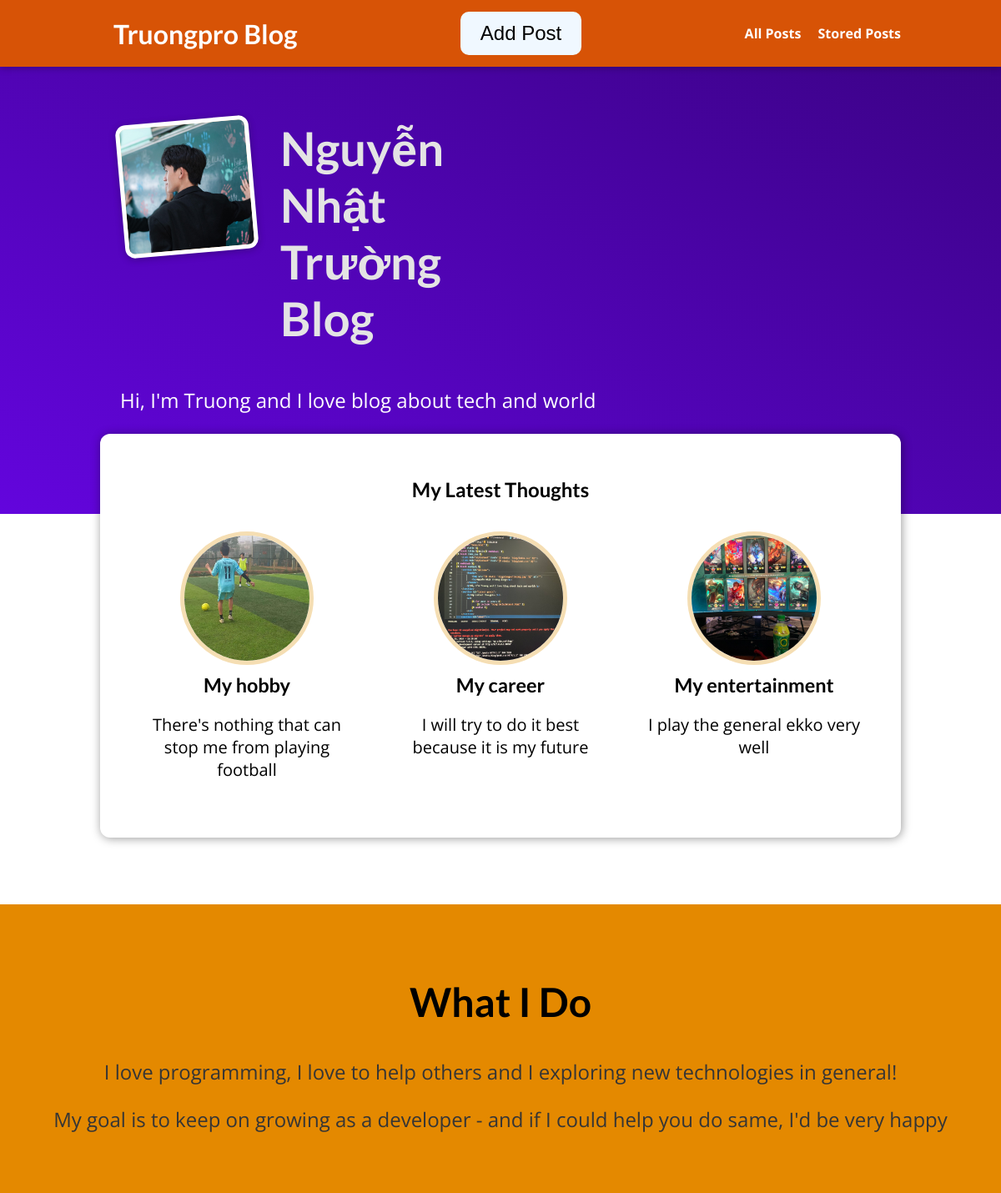
The page / on the database its author committed.
### Blog/models.py (models this page shows, shortened)
class Post(models.Model):
    title = models.CharField(max_length=150)
    excerpt = models.CharField(max_length=200)
    image = models.ImageField(upload_to='uploads',null=True)
    date = models.DateField(auto_now=True)
    slug = models.SlugField(unique=True,db_index=True,null=True)
    content = models.TextField(validators=[MinLengthValidator(10)])
    author = models.ForeignKey(Author,on_delete=models.SET_NULL,null=True,related_name='posts')
    tags = models.ManyToManyField(Tag)

### Blog/views.py (the view)
# urls.py: path("",views.StartPage.as_view(),name="start-page"),
class StartPage(ListView):
    template_name = 'blog/index.html'
    model = Post
    ordering = ['-date']
    context_object_name = 'posts'
    def get_queryset(self):
        query = super().get_queryset()
        data = query[:3]
        return data

### Blog/templates/blog/index.html (shortened to what this page needs)
{% extends "base.html" %}
{% load static %}
{% block link_css %}
    <link rel="stylesheet" href="{% static 'blog/index.css' %}"/>
    <link rel="stylesheet" href="{% static 'blog/post.css' %}"/>
{% endblock %}
{% block content %}
    <section id="welcome">
        <header>
            <img src="{% static 'blog\images\truong.jpg' %}" alt="">
            <h2>Nguyễn Nhật Trường Blog</h2>
        </header>
        <p>Hi, I'm Truong and I love blog about tech and world</p>
    </section>
    <section id="latest-posts">
        <h2>My Latest Thoughts</h2>
        <ul>
            {% for post in posts %}
                {% include "blog/include/post.html" %}
            {% endfor %}
        </ul>
    </section>
    <section id="about">
        <h2>What I Do</h2>
        <p>
            I love programming, I love to help others and I exploring new technologies in general!
        </p>
        <p>
            My goal is to keep on growing as a developer - and if I could help you do same, I'd be very happy
        </p>
    </section>
{% endblock  %}

### Blog/templates/blog/include/post.html
{% load static %}
<li>
    <article class="post">
        <a href="{% url 'post-detail-page' post.slug %}">
            <img src="{{post.image.url}}" alt="{{ post.title }}">
            <div class="post__content">
                <h3>{{ post.title }}</h3>
                <p>
                    {{ post.excerpt }}
                </p>
            </div>
        </a>
    </article>
</li>

### static/style.css (style rules this page uses)
* { box-sizing: border-box; }
html { font-family: 'Open Sans', 'Lato', sans-serif; }
body { margin: 0; }
h1, h2, h3 { font-family: 'Lato', sans-serif; font-weight: bold; }

### Blog/static/blog/index.css (style rules this page uses)
#welcome { background: linear-gradient(to right top, #6305dd, #390281); padding: 6rem 12%; }
#welcome header { display: flex; align-items: flex-start; margin: 3rem auto; }
#welcome img { width: 10rem; height: 10rem; object-fit: cover; object-position: top; border: 5px solid white; border-radius: 12px; background-color: #ffe1bf; transform: rotateZ(-5deg); box-shadow: 0 2px 8px rgba(0, 0, 0, 0.25); }
#welcome h2 { font-size: 3.5rem; margin: 0 0 0 2rem; color: #e4e4e4; width: 10rem; }
#welcome p { color: white; font-size: 1.5rem; }
#latest-posts { background-color: white; padding: 2rem; border-radius: 12px; width: 60rem; margin: -6rem auto 2rem auto; box-shadow: 1px 1px 12px rgba(0, 0, 0, 0.4); text-align: center }
#latest-posts h2 { text-align: center; }
#latest-posts a { text-decoration: none; color: black; font-size: 20px; }
#latest-posts ul { list-style: none; margin: 0; padding: 0; display: flex; gap: 1rem; }
#latest-posts img { border: 5px solid wheat; }
#latest-posts li { flex: 1; }
#about { text-align: center; padding: 3rem; background-color: #e48900; margin-top: 5rem; }
#about h2 { font-size: 3rem; }
#about p { font-size: 1.5rem; color: #353535; }

### Blog/static/blog/post.css (style rules this page uses)
.post { display: flex; flex-direction: column; align-items: center; text-align: center; }
.post a { text-decoration: none; color: black; transition: all 0.2s ease; padding: 1rem; }
.post img { width: 10rem; height: 10rem; object-fit: cover; border-radius: 50%; }
.post h3 { margin: 0.25rem 0; }

### rows shown on the page
Post: image (picture), title "My hobby", excerpt "There's nothing that can stop me from playing football"
Post: image (picture), title "My career", excerpt "I will try to do it best because it is my future"
Post: image (picture), title "My entertainment", excerpt "I play the general ekko very well"
